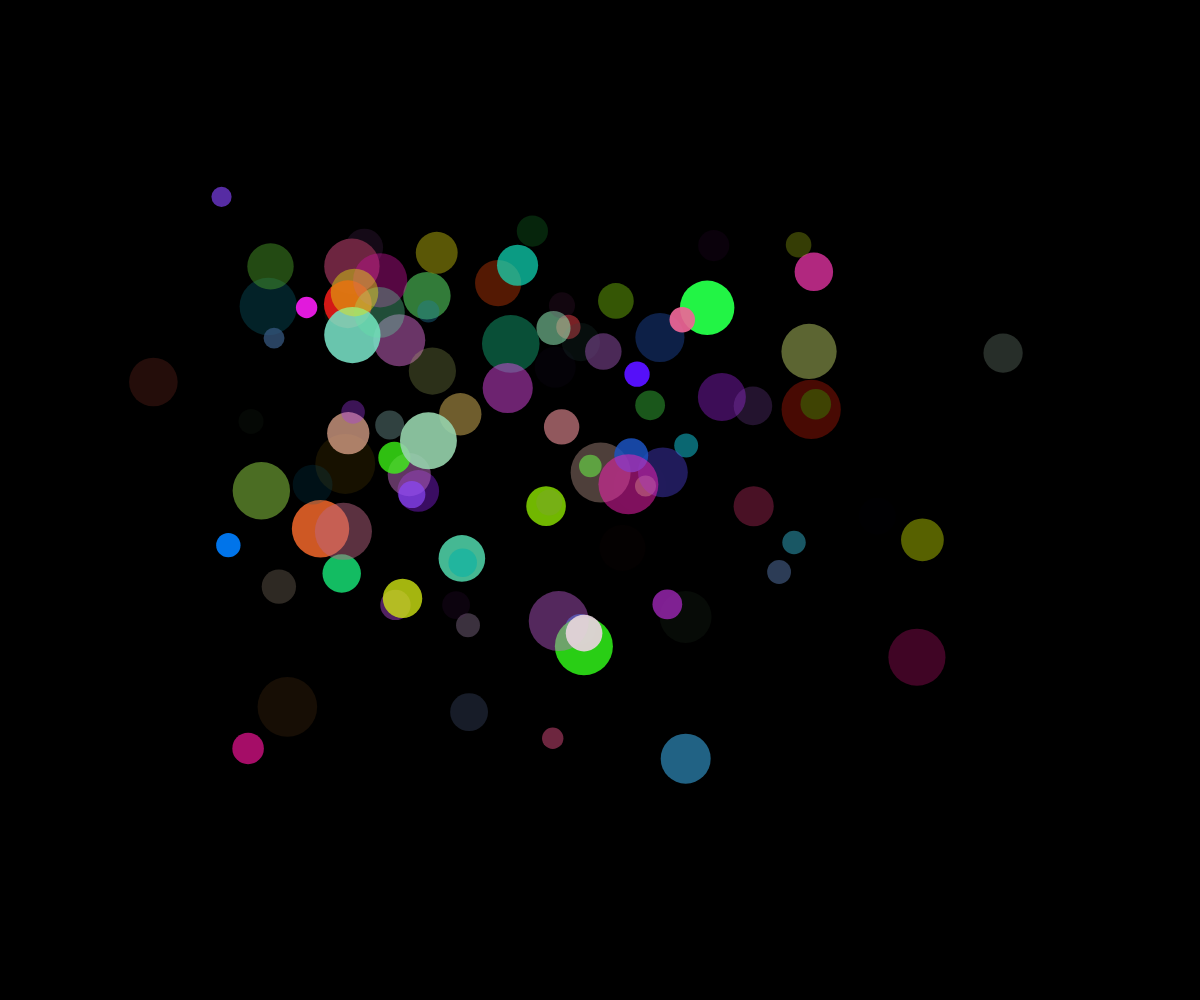
Frame 1 (no input)
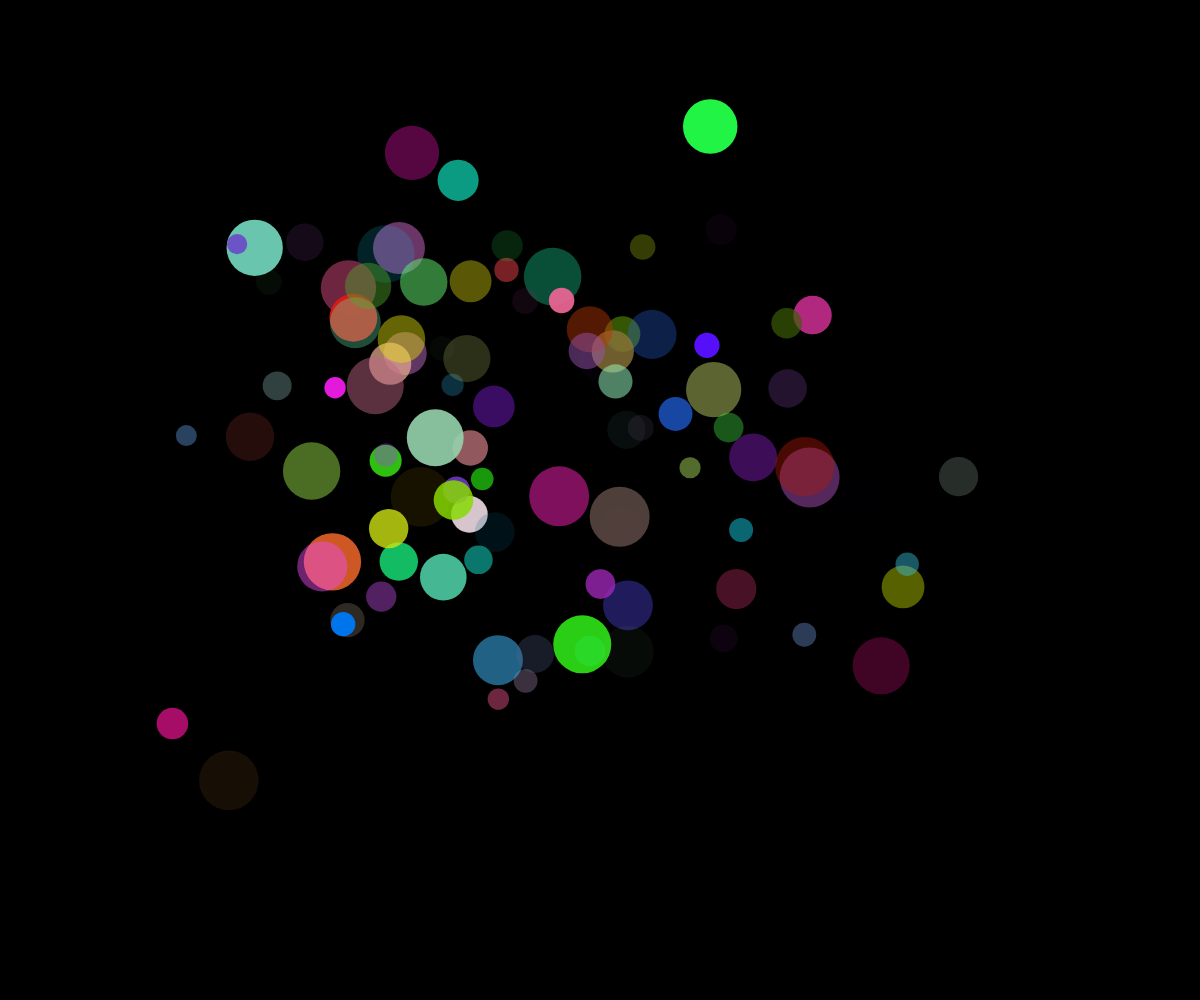
Frame 60 (no input)
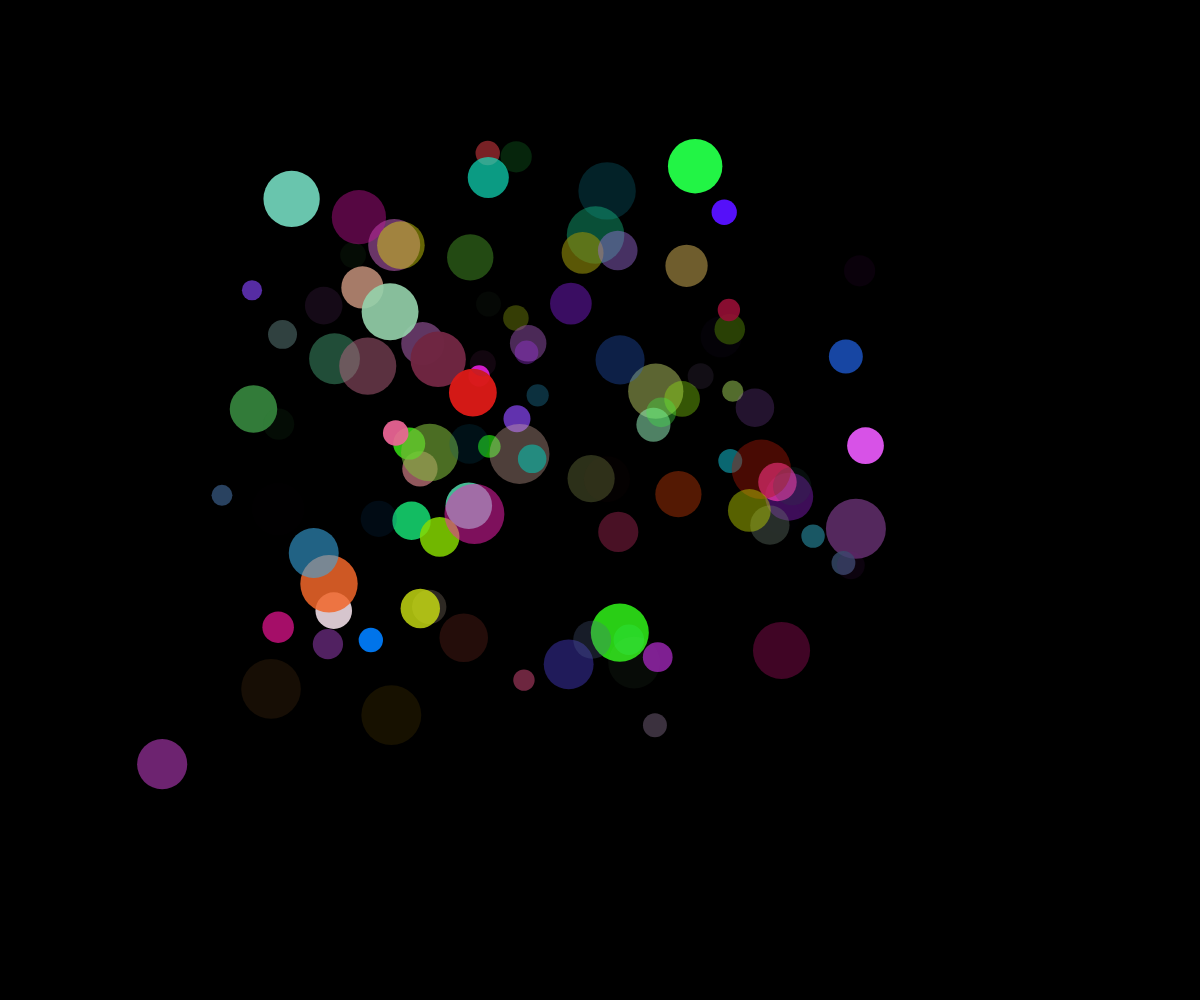
Frame 120 (the mouse pressed at the canvas centre since frame 60)

The p5.js sketch that drew these frames (run headless with seeded random() and noise() and a simulated clock; from frame 60 on, the mouse is pressed at the canvas centre):

// p5.js sketch
// ── sketch.js
// Ball Array Demo

let ballArray = [];

function setup() {
  createCanvas(windowWidth, windowHeight);
  for (let i=0; i<100; i++) {
    spawnBall();
  }
}

function draw() {
  background(0);

  for (let myBall of ballArray) {
    noStroke();
    fill(myBall.theColour);
    myBall.x = noise(myBall.time)*width;
    myBall.y = noise(myBall.time+100)*height;
    circle(myBall.x, myBall.y, myBall.radius*2);
    myBall.time += 0.003;
  }
}

function mousePressed() {
  for (let i=0; i<5; i++) {
    spawnBall();
  }
}

function spawnBall() {
  let myBall = {
    radius: random(10,30),
    x: random(width),
    y: random(height),
    time: random(1000),
    theColour: color(random(255),random(255),random(255),random(255)),
  };
  ballArray.push(myBall);
}
